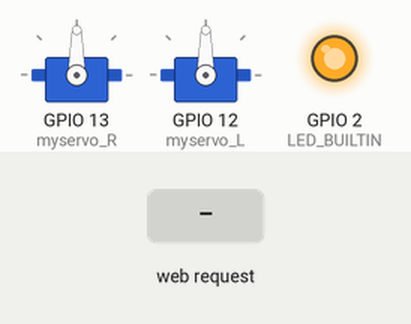
Simulated run of this sketch. Board: ESP8266 (NodeMCU). Parts: 2 × servo, output pins drawn as LEDs (lit = HIGH, except the on-board LED, lit = LOW). The test bench sets the inputs (shaded band). WiFi joins after 1.5 s; servers stay silent unless stated; what the sketch prints to the serial monitor is not drawn.

Above: at 3.2 s.
3.3 s: HTTP request GET /gpio/1 received
At 3.7 s:
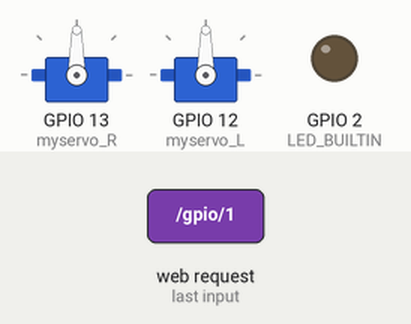
4.8 s: HTTP request GET /r received
At 5.9 s:
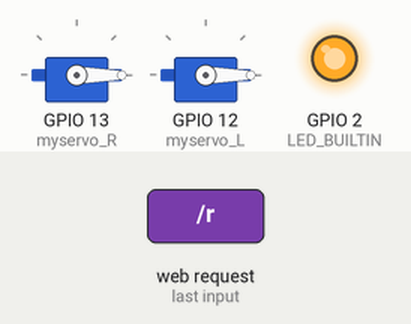
6.3 s: HTTP request GET /y received
At 7.5 s:
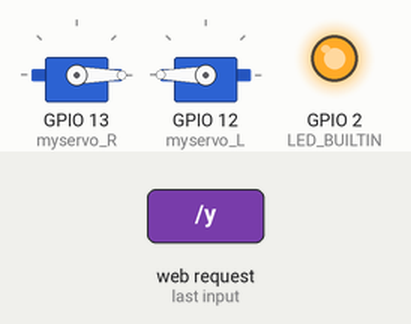
7.8 s: HTTP request GET /g received
At 8.3 s:
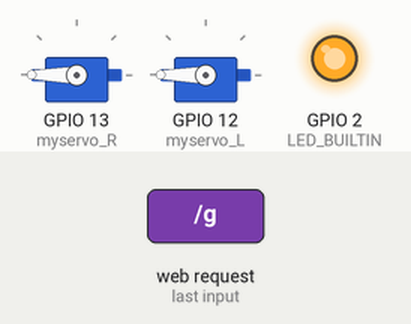
9.3 s: HTTP request GET /gpio/1 received
At 10.5 s:
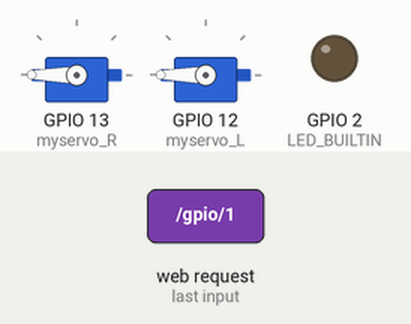
10.8 s: HTTP request GET /gpio/0 received
At 11.8 s:
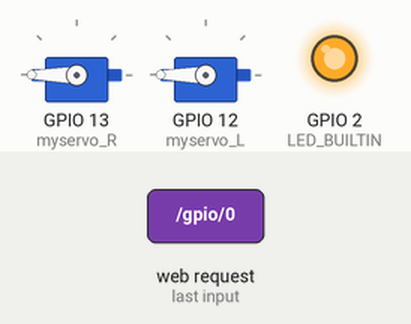
Timing chart, 0 to 13.3 s (numbered marks = the images above; inputs shaded):
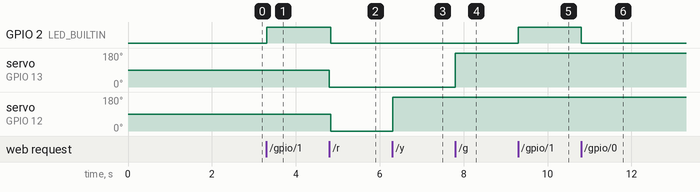

Measured:
- after the input at 3.3 s, GPIO 2 (LED_BUILTIN): LOW → HIGH at once
- after the input at 4.8 s, GPIO 2 (LED_BUILTIN): HIGH → LOW at once; servo on GPIO 13 (myservo_R), servo on GPIO 12 (myservo_L): 90° → 0° at once
- after the input at 6.3 s, servo on GPIO 12 (myservo_L): 0° → 180° at once
- after the input at 7.8 s, servo on GPIO 13 (myservo_R): 0° → 180° at once
- after the input at 9.3 s, GPIO 2 (LED_BUILTIN): LOW → HIGH at once
- after the input at 10.8 s, GPIO 2 (LED_BUILTIN): HIGH → LOW at once

The sketch:

WiFiManualWebServer_esp8266_servo.ino
```cpp
/*
    This sketch demonstrates how to set up a simple HTTP-like server.
    The server will set a GPIO pin depending on the request
      http://server_ip/gpio/0 will set the GPIO2 low,
      http://server_ip/gpio/1 will set the GPIO2 high
    server_ip is the IP address of the ESP8266 module, will be
    printed to Serial when the module is connected.
*/

#include <ESP8266WiFi.h>
#include <Servo.h>


#ifndef STASSID
#define STASSID "ESP32"               //*************************************
#define STAPSK "12345678"           //*************************************
#endif

const char* ssid = STASSID;
const char* password = STAPSK;

// Create an instance of the server
// specify the port to listen on as an argument
WiFiServer server(80);


Servo myservo_R;  // create servo object to control a servo // twelve servo objects can be created on most boards
Servo myservo_L;

void setup() {
  Serial.begin(115200);
  delay(500);
  // prepare LED
  pinMode(LED_BUILTIN, OUTPUT);
  digitalWrite(LED_BUILTIN, 0);

  myservo_R.attach(13);  // attaches the servo on GIO0 to the servo object
  myservo_L.attach(12);  // attaches the servo on GIO15 to the servo object

  // Connect to WiFi network
  Serial.println();
  Serial.println();
  Serial.print(F("Connecting to "));
  Serial.println(ssid);

  WiFi.mode(WIFI_STA);
  WiFi.begin(ssid, password);

  while (WiFi.status() != WL_CONNECTED) {
    delay(500);
    Serial.print(F("."));
  }
  Serial.println();
  Serial.println(F("WiFi connected"));

  // Start the server
  server.begin();
  Serial.println(F("Server started"));

  // Print the IP address
  Serial.println(WiFi.localIP());
}

void loop() {
  // Check if a client has connected
  WiFiClient client = server.accept();
  if (!client) { return; }
  Serial.println(F("new client"));

  client.setTimeout(5000);  // default is 1000

  // Read the first line of the request
  String req = client.readStringUntil('\r');
  Serial.println(F("request: "));
  Serial.println(req);

  // Match the request
  int val;
  if (req.indexOf(F("/gpio/0")) != -1) {
      val = 0;
  } else if (req.indexOf(F("/gpio/1")) != -1) {
      val = 1;
  } else if (req.indexOf(F("/r")) != -1) {                                      //*************************************
      myservo_R.write(0);  // tell servo to go to position in variable 'pos'    //*************************************
      delay(15);
      myservo_L.write(0);                                                       //*************************************
      delay(15);
  } else if (req.indexOf(F("/y")) != -1) {                                      //*************************************
      myservo_R.write(0);  // tell servo to go to position in variable 'pos'    //*************************************
      delay(15);
      myservo_L.write(180);                                                     //*************************************
      delay(15);
  } else if (req.indexOf(F("/g")) != -1) {                                       //*************************************
      myservo_R.write(180);  // tell servo to go to position in variable 'pos'   //*************************************
      delay(15);
      myservo_L.write(180);                                                      //*************************************
      delay(15);
  }
  else
  {
    Serial.println(F("invalid request"));
    val = digitalRead(LED_BUILTIN);
  }

  // Set LED according to the request
  digitalWrite(LED_BUILTIN, val);

  // read/ignore the rest of the request
  // do not client.flush(): it is for output only, see below
  while (client.available()) {
    // byte by byte is not very efficient
    client.read();
  }

  // Send the response to the client
  // it is OK for multiple small client.print/write,
  // because nagle algorithm will group them into one single packet
  client.print(F("HTTP/1.1 200 OK\r\nContent-Type: text/html\r\n\r\n<!DOCTYPE HTML>\r\n<html>\r\nGPIO is now "));
  client.print((val) ? F("high") : F("low"));
  client.print(F("<br><br>Click <a href='http://"));
  client.print(WiFi.localIP());
  client.print(F("/gpio/1'>here</a> to switch LED GPIO on, or <a href='http://"));
  client.print(WiFi.localIP());
  client.print(F("/gpio/0'>here</a> to switch LED GPIO off.</html>"));

  client.print(F("/H"));

  // The client will actually be *flushed* then disconnected
  // when the function returns and 'client' object is destroyed (out-of-scope)
  // flush = ensure written data are received by the other side
  Serial.println(F("Disconnecting from client"));


}
```
